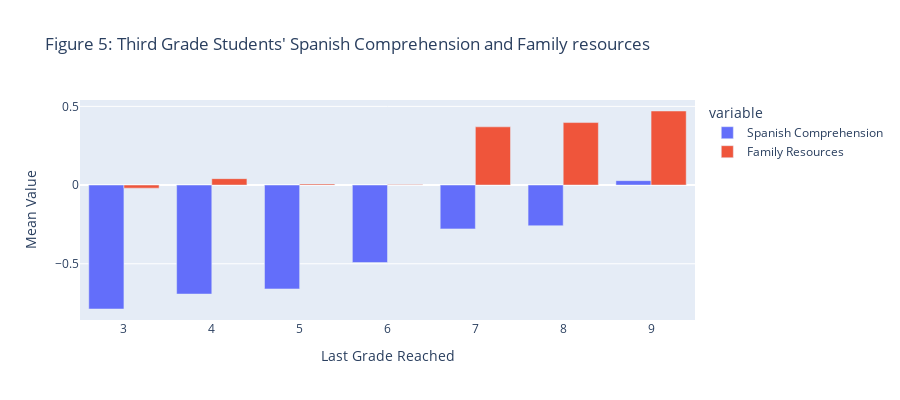

Here is the notebook cell this chart was saved with:
### Code cell
# Figure 5

db=pd.read_csv('../raw_data/FactorModel_P4_HG_8_E_Latents.csv',sep=',')
db2=pd.read_csv('../raw_data/DBEstimationFromFactors.csv',sep=',')
db2=db2[['Cod_Personal','nsmt','Cod_Estab_id']]
db=db.merge(db2,how='left',left_on='Cod_Personal',right_on='Cod_Personal')
db3=pd.read_csv('../raw_data/PermanenciaNotasE2013Prueba.csv',sep=';')
db3=db3[['COD_PERSONAL','Last Grade']]
db=db.merge(db3,how='left',left_on='Cod_Personal',right_on='COD_PERSONAL')
db['Last Grade']=db['Last Grade'].astype(str)
# db=db[db['nsmt']==1]

db4=pd.read_csv('../raw_data/Latents_Effects.csv',sep=',')
db4=db4[['Cod_Personal','Spanish Comprehension Effect','Family Resources Effect']]
db=db.merge(db4,how='left',left_on='Cod_Personal',right_on='Cod_Personal')


y=db['Family Resources'].values
db
# 'Cod_Estab_id'
db=db.groupby(['Last Grade']).agg({'Spanish Comprehension':'mean','Family Resources':'mean'})
db.reset_index(inplace=True)
db=db.melt(id_vars=['Last Grade'], value_vars=['Spanish Comprehension','Family Resources'])
db['Last Grade Reached']=db['Last Grade']
db['Mean Value']=db['value']

# plotting

fig = px.bar(db, x='Last Grade Reached', y='Mean Value', color='variable', 
            barmode='group',
             height=400,
             title="Figure 5: Third Grade Students' Spanish Comprehension and Family resources"
        )
fig.show()

### Figure 1 — Plotly figure (JSON) as saved in the notebook; plotly's stock layout.template omitted (floating-point values rounded to 4 significant figures)
{"data": [{"alignmentgroup": "True", "hovertemplate": "variable=Spanish Comprehension<br>Last Grade Reached=%{x}<br>Mean Value=%{y}<extra></extra>", "legendgroup": "Spanish Comprehension", "marker": {"color": "#636efa", "pattern": {"shape": ""}}, "name": "Spanish Comprehension", "offsetgroup": "Spanish Comprehension", "orientation": "v", "showlegend": true, "textposition": "auto", "type": "bar", "x": ["3", "4", "5", "6", "7", "8", "9"], "xaxis": "x", "y": [-0.7874, -0.6925, -0.66, -0.4921, -0.2785, -0.2585, 0.02799], "yaxis": "y"}, {"alignmentgroup": "True", "hovertemplate": "variable=Family Resources<br>Last Grade Reached=%{x}<br>Mean Value=%{y}<extra></extra>", "legendgroup": "Family Resources", "marker": {"color": "#EF553B", "pattern": {"shape": ""}}, "name": "Family Resources", "offsetgroup": "Family Resources", "orientation": "v", "showlegend": true, "textposition": "auto", "type": "bar", "x": ["3", "4", "5", "6", "7", "8", "9"], "xaxis": "x", "y": [-0.01964, 0.04073, 0.006677, 0.00352, 0.3699, 0.397, 0.4705], "yaxis": "y"}], "layout": {"barmode": "group", "height": 400, "legend": {"title": {"text": "variable"}, "tracegroupgap": 0}, "title": {"text": "Figure 5: Third Grade Students' Spanish Comprehension and Family resources"}, "xaxis": {"anchor": "y", "domain": [0, 1], "title": {"text": "Last Grade Reached"}}, "yaxis": {"anchor": "x", "domain": [0, 1], "title": {"text": "Mean Value"}}}}
